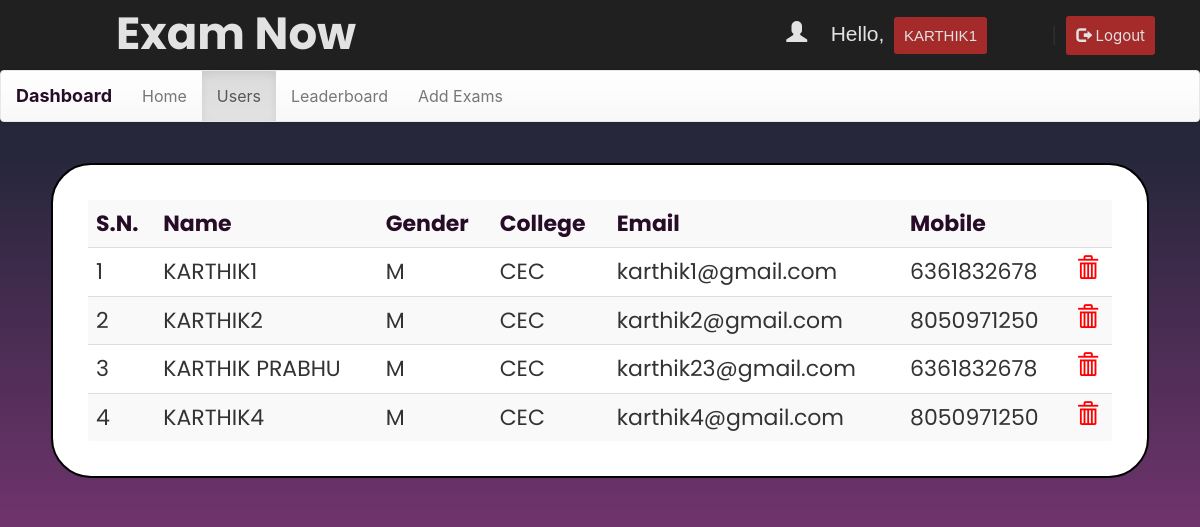
/dash.php?q=1 (signed in), run on the app's committed database.
### tables this page shows
CREATE TABLE `user` (
  `name` varchar(50) NOT NULL,
  `gender` varchar(5) NOT NULL,
  `college` varchar(100) NOT NULL,
  `email` varchar(50) NOT NULL,
  `mob` bigint(20) NOT NULL,
  `password` varchar(50) NOT NULL
);

### dash.php (the view, shortened to what this page needs)
<!DOCTYPE html
  PUBLIC "-//W3C//DTD XHTML 1.0 Transitional//EN" "http://www.w3.org/TR/xhtml1/DTD/xhtml1-transitional.dtd">
<html xmlns="http://www.w3.org/1999/xhtml">
<head>
  <link rel="stylesheet" href="css/bootstrap.min.css" />
  <link rel="stylesheet" href="css/bootstrap-theme.min.css" />
  <link rel="stylesheet" href="css/main.css">
  <link rel="stylesheet" href="css/font.css">
</head>
<body>
  <div class="header">
    <div class="row">
      <div class="col-lg-6">
        <span class="logo">Exam Now</span>
      </div>
      <?php
      include_once 'dbConnection.php';
      if (!(isset($_SESSION['email']))) {
        header("location:index.php");
      } else {
        $name = $_SESSION['name'];
        echo '<span class="pull-right top title1" ><span class="log1"><span class="glyphicon glyphicon-user" aria-hidden="true"></span>&nbsp;&nbsp;&nbsp;&nbsp;Hello,</span> <a href="#" class="log log1">' . $name . '</a>&nbsp;|&nbsp;<a href="logout.php?q=account.php" class="log"><span class="glyphicon glyphicon-log-out" aria-hidden="true"></span>&nbsp;Logout</button></a></span>';
      } ?>
    </div>
  </div>
  <nav class="navbar navbar-default title1">
    <div class="container-fluid">
      <div class="navbar-header">
        <a class="navbar-brand" href="dash.php?q=0"><b>Dashboard</b></a>
      </div>
      <div class="collapse navbar-collapse" id="bs-example-navbar-collapse-1">
        <ul class="nav navbar-nav">
          <li <?php if (@$_GET['q'] == 0)
          echo 'class="active"'; ?>><a href="dash.php?q=0">Home</a></li>
          <li <?php if (@$_GET['q'] == 1)
          echo 'class="active"'; ?>><a href="dash.php?q=1">Users</a></li>
          <li <?php if (@$_GET['q'] == 2)
          echo 'class="active"'; ?>><a href="dash.php?q=2">Leaderboard</a></li>
          <li <?php if (@$_GET['q'] == 4)
          echo 'class="active"'; ?>><a href="dash.php?q=4">Add Exams</a></li>
        </ul>
      </div>
    </div>
  </nav>
  <div class="container">
    <div class="row">
      <div class="col-md-12">
        <?php if (@$_GET['q'] == 1) {
        $result = mysqli_query($con, "SELECT * FROM user") or die('Error');
        echo '<div class="panel"><table class="table table-striped title1">
<tr><td><b>S.N.</b></td><td><b>Name</b></td><td><b>Gender</b></td><td><b>College</b></td><td><b>Email</b></td><td><b>Mobile</b></td><td></td></tr>';
        $c = 1;
        while ($row = mysqli_fetch_array($result)) {
          $name = $row['name'];
          $mob = $row['mob'];
          $gender = $row['gender'];
          $email = $row['email'];
          $college = $row['college'];
          echo '<tr><td>' . $c++ . '</td><td>' . $name . '</td><td>' . $gender . '</td><td>' . $college . '</td><td>' . $email . '</td><td>' . $mob . '</td>
	<td><a title="Delete User" href="update.php?demail=' . $email . '"><b><span class="glyphicon glyphicon-trash" style="color:red;" aria-hidden="true"></span></b></a></td></tr>';
        }
        echo '</table></div>';
      } ?>
      </div>
    </div>
  </div>
</body>
</html>

### css/main.css (style rules this page uses)
* { scroll-behavior: smooth; }
body { overflow-x: hidden; width: 100%; font: 15px "Inter", sans-serif; min-height: 550px; background-image: linear-gradient(to top, #86377b 20%, #27273c 80%); background-attachment: fixed; scroll-behavior: smooth; }
.panel { border-color: #000; margin: 21px; border-radius: 40px; padding: 35px; font: 33px "Inter", sans-serif; left: 43rem; }
.header { background: #202020; height: 70px; }
.logo { font-family: "Poppins", sans-serif !important; font-size: 45px; font-weight: bold; color: #e2e2e2; margin: 116px; }
.title1 { font: 16px "Inter", sans-serif; }
.top { margin-top: 20px; }
.log1 { font: 21px "Mukta", sans-serif; color: #e2e2e2; margin-left: 10px; }
.log { margin: 10px; margin-right: 60px; margin-left: 5px; color: #e2e2e2; text-decoration: none; font-size: 20px rgb(122, 45, 45); font-size: 15px; background-color: brown; padding: 10px; border-radius: 3px; }
tr { font-size:2.2rem; font-family: "Poppins", sans-serif !important; }

### data on the page
user: name "KARTHIK1", gender "M", college "CEC", email "karthik1@gmail.com", mob "6361832678"
user: name "KARTHIK2", gender "M", college "CEC", email "karthik2@gmail.com", mob "8050971250"
user: name "KARTHIK PRABHU", gender "M", college "CEC", email "karthik23@gmail.com", mob "6361832678"
user: name "KARTHIK4", gender "M", college "CEC", email "karthik4@gmail.com", mob "8050971250"

### other printed values
$name "KARTHIK1"
